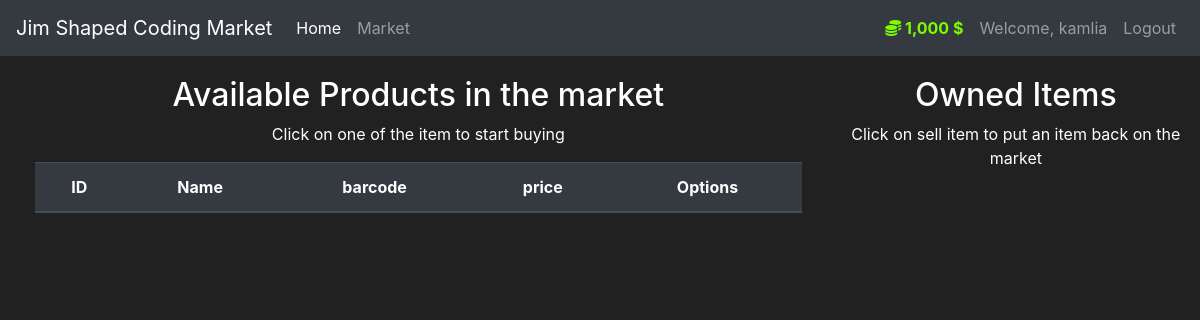
Page /market (signed in) on the earlier database version.
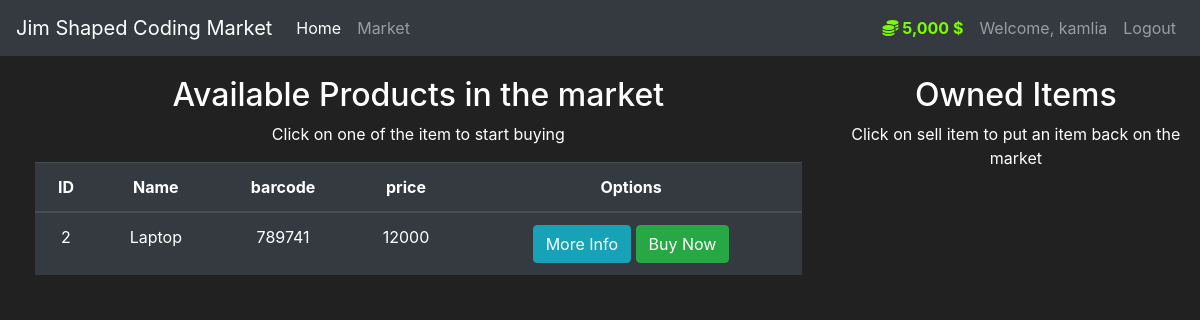
Same page on the later database version.
### market/models.py (models this page shows, shortened)
class User(db.Model, UserMixin):
    id = db.Column(db.Integer(), primary_key=True)
    name = db.Column(db.String(length=30), nullable=False)
    email_address = db.Column(db.String(length=50), nullable=False, unique=True)
    hashed_password = db.Column(db.String(length=60), nullable=False)
    budget = db.Column(db.Integer(), default=1000)
    items = db.relationship('Item', backref="owned_user", lazy=True)
    @property
    def prettier_budget(self):
        if len(str(self.budget)) >= 4:
            return f"{str(self.budget)[:-3]},{str(self.budget)[-3:]} $"
        else:
            return f"{self.budget} $"
    @property
    def password(self):
        return self.password

class Item(db.Model):
    id = db.Column(db.Integer(), primary_key=True)
    name = db.Column(db.String(length=30), nullable=False, unique=True)
    price = db.Column(db.Integer(), nullable=False)
    barcode = db.Column(db.String(length=12), nullable=False, unique=True)
    description = db.Column(db.String(length=1024), nullable=False, unique=True)
    owner = db.Column(db.Integer(), db.ForeignKey('user.id'))

### market/routes.py (the view, shortened to what this page needs)
@app.route('/market', methods=["GET", "POST"])
@login_required
def market():
    purchase_form = PurchaseForm()
    items = Item.query.filter_by(owner=None)
    return render_template("market.html", items=items, purchase_form=purchase_form)

### market/models.py (called while the page is built)
@login_manager.user_loader
def load_user(user_id):
    return User.query.filter_by(id=user_id).first()

### templates/market.html (shortened to what this page needs)
{% extends "base.html" %}
{% block content %}
<div class="row text-center" style="margin-left:20px; margin-top: 20px;">
    <div class="col-8">
        <h2>Available Products in the market</h2>
        <p>Click on one of the item to start buying</p>
        <table class="table table-hover table-dark">
        <thead>
        <tr>
            <th scope="col">ID</th>
            <th scope="col">Name</th>
            <th scope="col">barcode</th>
            <th scope="col">price</th>
            <th scope="col">Options</th>
        </tr>
        </thead>
        <tbody>
             {% for item in items %}
                {% include 'includes/item_model.html' %}
                <tr>
                    <td>{{ item.id}}</td>
                    <td>{{ item.name}}</td>
                    <td>{{ item.barcode}}</td>
                    <td>{{ item.price}}</td>
                    <td>
                        <button class="btn btn-outline btn-info" data-toggle="modal" data-target="#modal-moreInfo--{{ item.id }}">More Info</button>
                        <button class="btn btn-outline btn-success" data-toggle="modal" data-target="#modal-purchaseItem--{{ item.id }}">Buy Now</button>
                    </td>
                </tr>
        {% endfor %}
        </tbody>
        </table>
    </div>
    <div class="col-4">
        <h2>Owned Items</h2>
        <p>Click on sell item to put an item back on the market</p>
    </div>
</div>
{% endblock content %}

### templates/base.html (shortened to what this page needs)
<!doctype html>
<html lang="en">
   <head>
      <link rel="stylesheet" href="https://cdn.jsdelivr.net/npm/bootstrap@4.5.3/dist/css/bootstrap.min.css">
   </head>
   <body>
        <nav class="navbar navbar-expand-md navbar-dark bg-dark">
            <a class="navbar-brand" href="#">Jim Shaped Coding Market</a>
          <div class="collapse navbar-collapse" id="navbarNav">
              <ul class="navbar-nav mr-auto">
                  <li class="nav-item active">
                      <a class="nav-link" href="{{url_for("homepage")}}">Home <span class="sr-only">(current)</span></a>
                  </li>
                  <li class="nav-item">
                      <a class="nav-link" href="{{ url_for("market") }}">Market</a>
                  </li>
              </ul>
              {% if current_user.is_authenticated %}
                  <ul class="navbar-nav">
                    <li class="nav-item">
                        <a class="nav-link" style="color: lawngreen; font-weight: bold">
                            <i class="fas fa-coins"></i>
                            {{ current_user.prettier_budget }}
                        </a>
                    </li>
                    <li class="nav-item">
                        <a class="nav-link">Welcome, {{ current_user.name }}</a>
                    </li>
                    <li class="nav-item">
                        <a class="nav-link" href="{{ url_for("logout") }}">Logout</a>
                    </li>
                  </ul>
              {% endif %}
          </div>
    </nav>
      {% block content %}
      {% endblock content %}
   </body>
</html>

### templates/includes/item_model.html (shortened to what this page needs)
<!doctype html>
<html lang="en">
</html>

### templates/base.html (style rules this page uses)
body { background-color: #212121; color: white }

Differences in the rows shown:
changed User "kamlia": prettier_budget "1,000 $" → "5,000 $"
now on this page (row edited): Item: id "2", name "Laptop", barcode "789741", price "12000"
